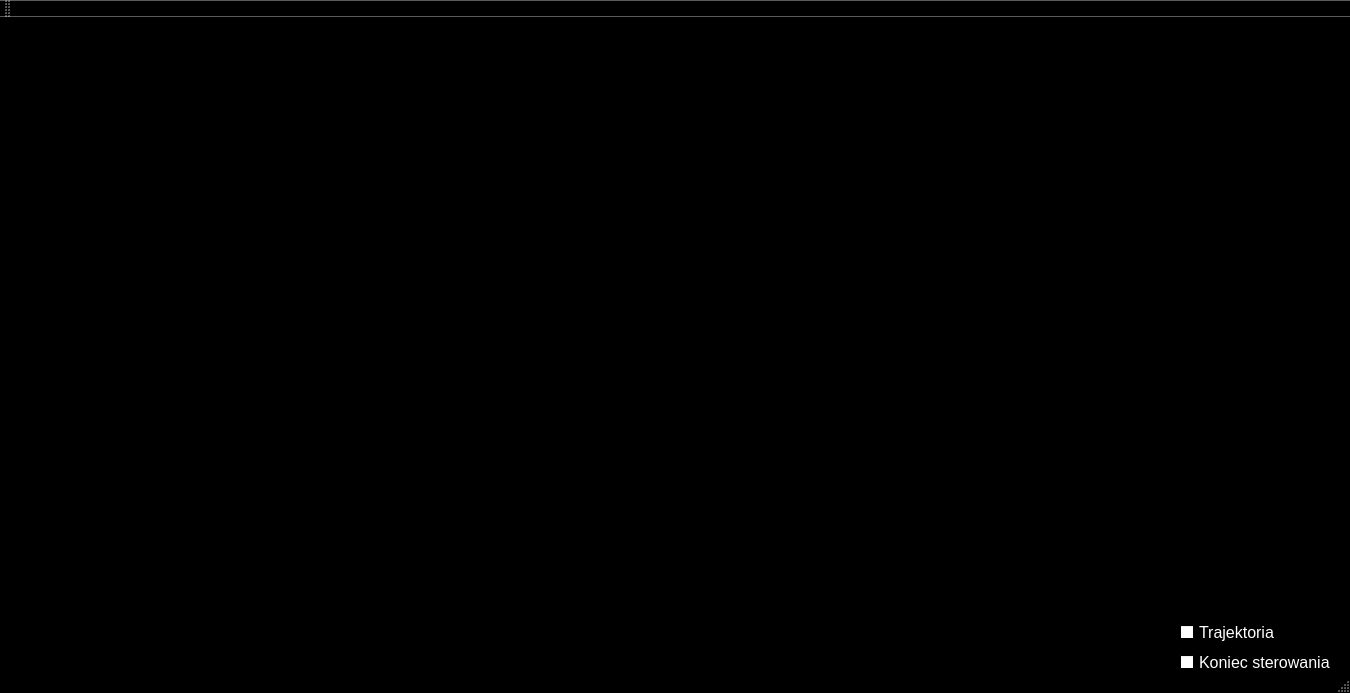
<?xml version="1.0" encoding="UTF-8"?>
<ui version="4.0">
 <class>MainWindow</class>
 <widget class="QMainWindow" name="MainWindow">
  <property name="geometry">
   <rect>
    <x>0</x>
    <y>0</y>
    <width>1350</width>
    <height>693</height>
   </rect>
  </property>
  <property name="palette">
   <palette>
    <active>
     <colorrole role="Base">
      <brush brushstyle="SolidPattern">
       <color alpha="255">
        <red>255</red>
        <green>255</green>
        <blue>255</blue>
       </color>
      </brush>
     </colorrole>
     <colorrole role="Window">
      <brush brushstyle="SolidPattern">
       <color alpha="255">
        <red>0</red>
        <green>0</green>
        <blue>0</blue>
       </color>
      </brush>
     </colorrole>
    </active>
    <inactive>
     <colorrole role="Base">
      <brush brushstyle="SolidPattern">
       <color alpha="255">
        <red>255</red>
        <green>255</green>
        <blue>255</blue>
       </color>
      </brush>
     </colorrole>
     <colorrole role="Window">
      <brush brushstyle="SolidPattern">
       <color alpha="255">
        <red>0</red>
        <green>0</green>
        <blue>0</blue>
       </color>
      </brush>
     </colorrole>
    </inactive>
    <disabled>
     <colorrole role="Base">
      <brush brushstyle="SolidPattern">
       <color alpha="255">
        <red>0</red>
        <green>0</green>
        <blue>0</blue>
       </color>
      </brush>
     </colorrole>
     <colorrole role="Window">
      <brush brushstyle="SolidPattern">
       <color alpha="255">
        <red>0</red>
        <green>0</green>
        <blue>0</blue>
       </color>
      </brush>
     </colorrole>
    </disabled>
   </palette>
  </property>
  <property name="windowTitle">
   <string>Triple Pendulum</string>
  </property>
  <widget class="QWidget" name="centralWidget">
   <widget class="QCheckBox" name="checkBox">
    <property name="geometry">
     <rect>
      <x>1180</x>
      <y>630</y>
      <width>161</width>
      <height>31</height>
     </rect>
    </property>
    <property name="palette">
     <palette>
      <active>
       <colorrole role="WindowText">
        <brush brushstyle="SolidPattern">
         <color alpha="255">
          <red>255</red>
          <green>255</green>
          <blue>255</blue>
         </color>
        </brush>
       </colorrole>
      </active>
      <inactive>
       <colorrole role="WindowText">
        <brush brushstyle="SolidPattern">
         <color alpha="255">
          <red>255</red>
          <green>255</green>
          <blue>255</blue>
         </color>
        </brush>
       </colorrole>
      </inactive>
      <disabled>
       <colorrole role="WindowText">
        <brush brushstyle="SolidPattern">
         <color alpha="255">
          <red>120</red>
          <green>120</green>
          <blue>120</blue>
         </color>
        </brush>
       </colorrole>
      </disabled>
     </palette>
    </property>
    <property name="font">
     <font>
      <pointsize>12</pointsize>
     </font>
    </property>
    <property name="text">
     <string>Koniec sterowania</string>
    </property>
    <property name="iconSize">
     <size>
      <width>30</width>
      <height>30</height>
     </size>
    </property>
   </widget>
   <widget class="QCheckBox" name="checkBox_2">
    <property name="geometry">
     <rect>
      <x>1180</x>
      <y>600</y>
      <width>161</width>
      <height>31</height>
     </rect>
    </property>
    <property name="palette">
     <palette>
      <active>
       <colorrole role="WindowText">
        <brush brushstyle="SolidPattern">
         <color alpha="255">
          <red>255</red>
          <green>255</green>
          <blue>255</blue>
         </color>
        </brush>
       </colorrole>
      </active>
      <inactive>
       <colorrole role="WindowText">
        <brush brushstyle="SolidPattern">
         <color alpha="255">
          <red>255</red>
          <green>255</green>
          <blue>255</blue>
         </color>
        </brush>
       </colorrole>
      </inactive>
      <disabled>
       <colorrole role="WindowText">
        <brush brushstyle="SolidPattern">
         <color alpha="255">
          <red>120</red>
          <green>120</green>
          <blue>120</blue>
         </color>
        </brush>
       </colorrole>
      </disabled>
     </palette>
    </property>
    <property name="font">
     <font>
      <pointsize>12</pointsize>
     </font>
    </property>
    <property name="text">
     <string>Trajektoria</string>
    </property>
    <property name="iconSize">
     <size>
      <width>30</width>
      <height>30</height>
     </size>
    </property>
   </widget>
  </widget>
  <widget class="QMenuBar" name="menuBar">
   <property name="geometry">
    <rect>
     <x>0</x>
     <y>0</y>
     <width>1350</width>
     <height>21</height>
    </rect>
   </property>
  </widget>
  <widget class="QToolBar" name="mainToolBar">
   <attribute name="toolBarArea">
    <enum>TopToolBarArea</enum>
   </attribute>
   <attribute name="toolBarBreak">
    <bool>false</bool>
   </attribute>
  </widget>
  <widget class="QStatusBar" name="statusBar"/>
 </widget>
 <layoutdefault spacing="6" margin="11"/>
 <resources/>
 <connections/>
</ui>
